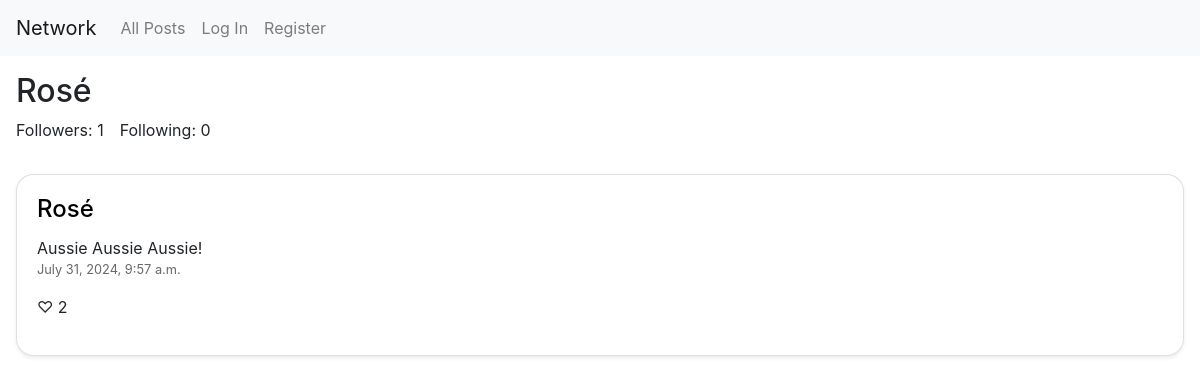
/profile/4, run on an earlier commit of the app's database.
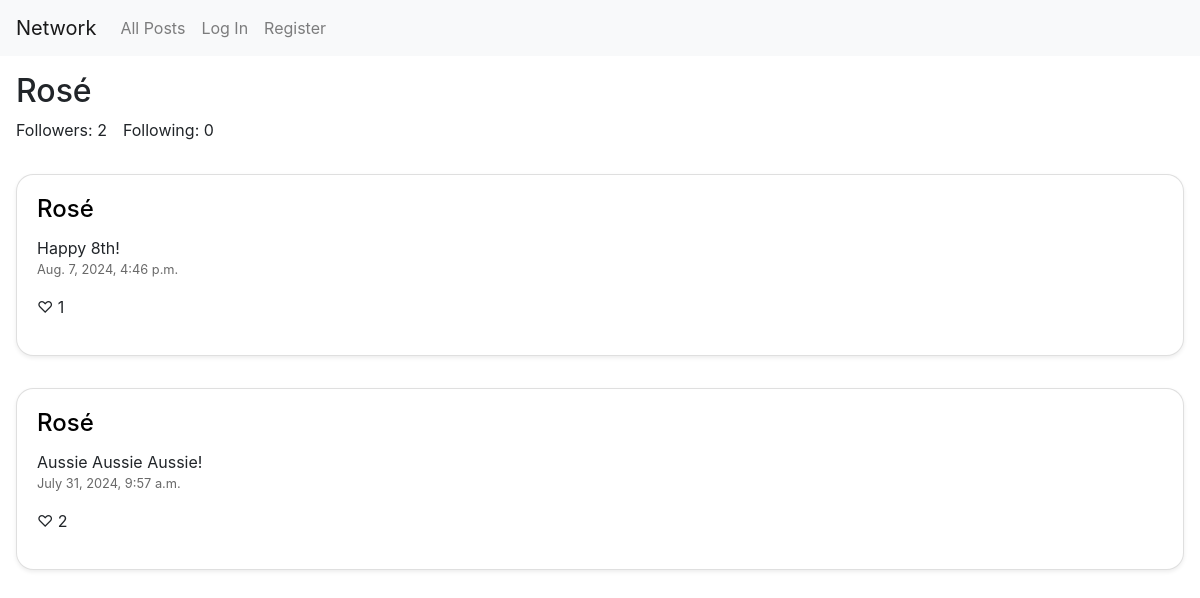
And on a later commit of the database.
### network/models.py (models this page shows, shortened)
class Post(models.Model):
    user = models.ForeignKey(User, on_delete = models.CASCADE, related_name = "author")
    content = models.TextField(blank = False, null = False)
    timestamp = models.DateTimeField(auto_now_add = True)
    likes = models.IntegerField(default = 0)

class User(AbstractUser):
    pass

### network/views.py (the view)
# urls.py: path("profile/<int:userId>", views.profile, name="profile")
def profile(request, userId):
    profile_user = User.objects.get(id = userId)
    user_posts = Post.objects.filter(user = profile_user).order_by('-timestamp')
    following_count = Follow.objects.filter(follower = profile_user).count()
    follower_count = Follow.objects.filter(following = profile_user).count()
    likes = Like.objects.all()
    is_following = False
    liked = []
    if request.user.is_authenticated:
        is_following = Follow.objects.filter(follower=request.user, following=profile_user).exists()
        for like in likes:
            if like.user.id == request.user.id:
                liked.append(like.post.id)
    paginator = Paginator(user_posts, 10)
    page_number = request.GET.get('page')
    posts = paginator.get_page(page_number)
    for post in posts:
        post.likes = Like.objects.filter(post=post).count()
        post.save()
    return render(request, "network/profile.html", {
        "profile_user": profile_user,
        "is_following": is_following,
        "following_count": following_count,
        "follower_count": follower_count,
        "posts": posts,
        "liked": liked
    })

### network/templates/network/profile.html (shortened to what this page needs)
{% extends "network/layout.html" %}
{% block body %}
<div class="container-fluid p-3">
    <h2 class="mb-2 me-3"> {{ profile_user.username }} </h2>
        <div class="d-flex align-items-center">
            <p id="follower-count-{{ profile_user.id }}" class="mb-0 me-3">Followers: {{ follower_count }}</p>
            <p id="following-count-{{ profile_user.id }}" class="mb-0 me-3">Following: {{ following_count }}</p>
        </div>
</div>
{% for post in posts %}
    <div class="container-fluid p-3">
        <div class="card shadow-sm">
            <div class="card-body">
                <h4 class="card-title">{{ post.user }}</h4>
                <div id="post-content-{{ post.id }}" class="card-text">{{ post.content }}</div>
                <p class="card-text" id="timestamp">{{ post.timestamp }}</p>
                {% if user.is_authenticated %}
                    <button class="button"
                            id="{% if post.id in liked %}unlike-button-{{ post.id }}{% else %}like-button-{{ post.id }}{% endif %}"
                            onclick="toggleLike('{{ post.id }}')">
                        {% if post.id in liked %}♥︎{% else %}♡{% endif %}
                        <span id="like-num-{{ post.id }}">{{ post.likes }}</span>
                    </button>
                {% else %}
                    <p>♡ {{ post.likes }}</p>
                {% endif %}
            </div>
        </div>
    </div>
    {% empty %}
        <p class="m-3">They haven't posted anything yet!</p>
{% endfor %}
{% endblock %}

What changed in the data, as far as the page shows it:
added Post: user "Rosé", content "Happy 8th!", timestamp "Aug. 7, 2024, 4:46 p.m.", likes "1"
Also different on the page:
{{ follower_count }}: "1" → "2"
